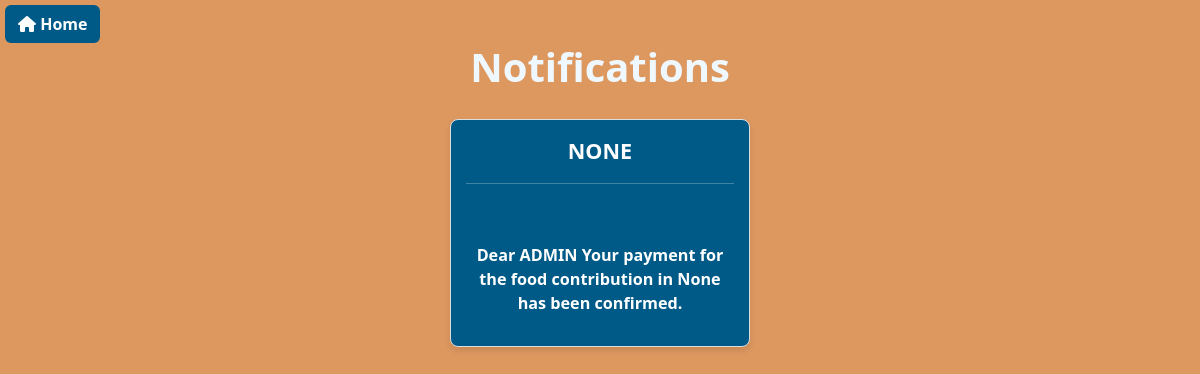
/notifications/ (signed in), run on an earlier commit of the app's database.
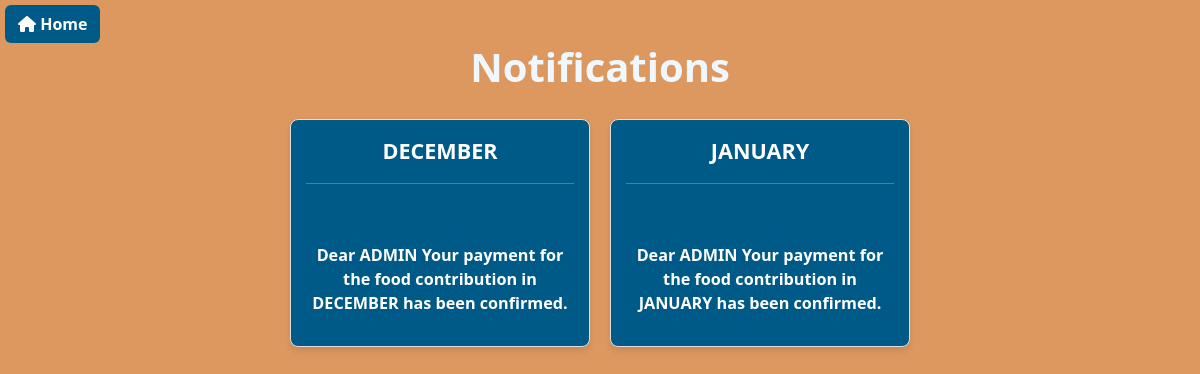
And on a later commit of the database.
### base/models.py (models this page shows, shortened)
class ConfirmPayment(models.Model):
    contribution = models.ForeignKey(Contribution, on_delete=models.SET_NULL,null=True,blank=True)
    confirm = models.CharField(max_length=100, null=True)

class Contribution(models.Model):
    MONTH_CHOICES = [
        ('January', 'January'),
        ('February', 'February'),
        ('March', 'March'),
        ('April', 'April'),
        ('May', 'May'),
        ('June', 'June'),
        ('July', 'July'),
        ('August', 'August'),
        ('September', 'September'),
        ('October', 'October'),
        ('November', 'November'),
        ('December', 'December'),
    ]
    user = models.ForeignKey(User, on_delete=models.SET_NULL,null=True)
    contributionimage = models.ImageField(upload_to='contribution_images',null=True,blank=True)
    created_at = models.DateTimeField(default=datetime.now)
    confirmation=models.CharField(max_length=300,null=True,blank=True)
    months = models.CharField(max_length=20, choices=MONTH_CHOICES, null=True, blank=True)

### base/views.py (the view)
# urls.py: path('notifications/',views.notifications,name='notifications'),
@login_required(login_url='loging')
def notifications(request):
    user = request.user
    themonth = Month.objects.all()
    all_notifications = ConfirmPayment.objects.filter(contribution__user=user).select_related('contribution')
    context = {"all": all_notifications,'themonth':themonth}
    return render(request, 'notifications.html', context)

### base/context_processors.py (called while the page is built)
def user_profile(request):
    if request.user.is_authenticated:
        try:
            profile = Profile.objects.get(user=request.user)
        except Profile.DoesNotExist:
            profile = None
    else:
        profile = None
    return {'user_profile': profile}

### template/notifications.html (shortened to what this page needs)
{% extends 'home.html' %}
{% block content %}
<a style="margin-left: 5px;margin-top: 5px;background-color: #005a87;color: white;" href="{% url 'home' %}" class="btn"><i class="fa fa-home" aria-hidden="true"></i>
    Home</a>
<div class="container">
    <h1 style="font-weight: bold;" class="text-center">Notifications</h1>
    <div class="notification-container">
        {% if all %}
            {% for x in all %}
                <div class="notification-card">
                    {% if x.contribution %}
                        <div style="color: white;" class="notification-title">
                            {{ x.contribution.months|upper }}
                            <hr>
                            <br>
                        </div>
                        {% if x.contribution.confirmation %}
                            <div class="notification-message">
                              Dear {{x.contribution.user|upper}}  Your payment for the food contribution in {{ x.contribution.months }} has been confirmed.
                            </div>
                        {% else %}
                            <div class="notification-message">
                                Dear {{ x.contribution.user|upper }} Your payment for the food contribution in {{ x.contribution.months }} has been confirmed.
                            </div>
                        {% endif %}
                    {% else %}
                        <div class="notification-message">
                            No contribution data available.
                        </div>
                    {% endif %}
                </div>
            {% endfor %}
        {% else %}
            <p class="text-center">No notifications yet.</p>
        {% endif %}
    </div>
</div>
{% endblock %}

What changed in the data, as far as the page shows it:
removed ConfirmPayment: contribution.months "NONE", contribution.user "ADMIN", contribution.months "None"
added ConfirmPayment: contribution.months "DECEMBER", contribution.user "ADMIN"
added ConfirmPayment: contribution.months "JANUARY", contribution.user "ADMIN"
